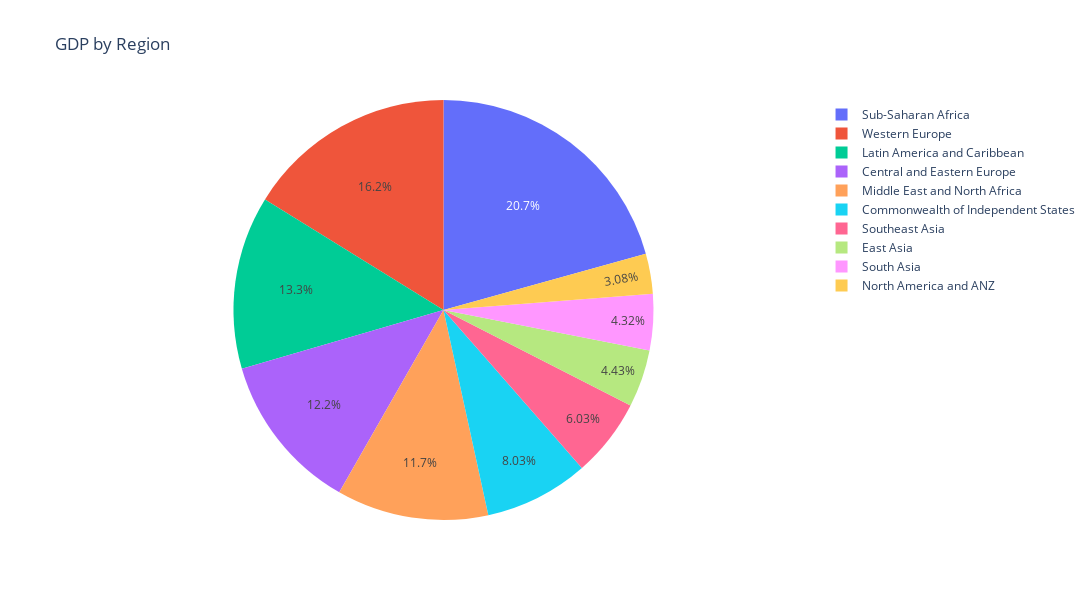

Here is the notebook cell this chart was saved with:
### Code cell
fig = px.pie(
    gdp_region,
    values='GDP_per_capita',
    names='regional_indicator',
    title='GDP by Region',
    labels={
        'happiness_score': 'Happiness Score',
        'GDP_per_capita': 'Total GDP',
        'regional_indicator': 'Region'
    }
)
fig.layout.height = 600
fig.layout.width = 1100
fig.show()

### Figure 1 — Plotly figure (JSON) as saved in the notebook; plotly's stock layout.template omitted (floating-point values rounded to 4 significant figures)
{"data": [{"domain": {"x": [0, 1], "y": [0, 1]}, "hovertemplate": "Region=%{label}<br>Total GDP=%{value}<extra></extra>", "labels": ["Central and Eastern Europe", "Commonwealth of Independent States", "East Asia", "Latin America and Caribbean", "Middle East and North Africa", "North America and ANZ", "South Asia", "Southeast Asia", "Sub-Saharan Africa", "Western Europe"], "legendgroup": "", "name": "", "showlegend": true, "type": "pie", "values": [171.9, 112.8, 62.21, 187.4, 164.3, 43.24, 60.78, 84.79, 290.7, 227.3]}], "layout": {"height": 600, "legend": {"tracegroupgap": 0}, "title": {"text": "GDP by Region"}, "width": 1100}}
